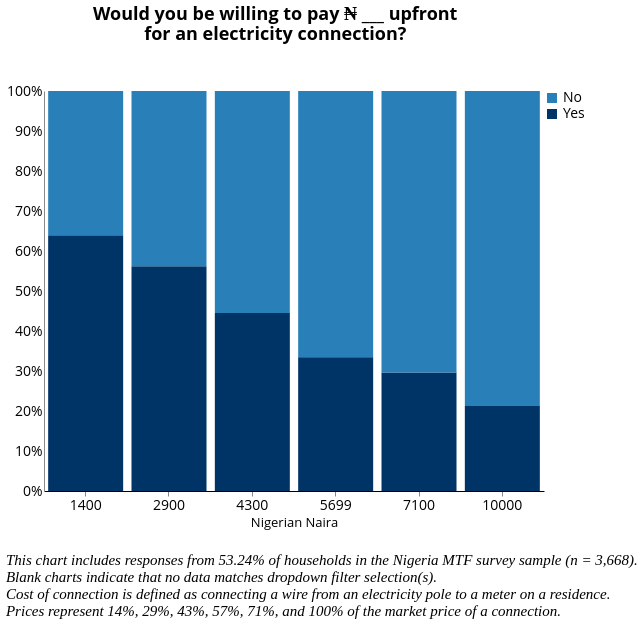

The Vega-Lite source for this figure:
### Vega-Lite specification from a JSON file in a GitHub repository (floating-point values rounded to 4 significant figures; data arrays with more than 128 entries replaced by an {"elided": "..."} marker saying what was removed)
{"width": 800, "height": 400, "config": {"title": {"fontSize": 18, "font": "Open Sans", "anchor": "center", "fontColor": "#000000"}, "axisX": {"domain": true, "domainColor": "#000000", "grid": false, "labelFont": "Open Sans", "labelFontSize": 14, "titleFont": "Open Sans", "titleFontSize": 13, "titleFontWeight": "normal", "title": "X Axis Title (units)", "labelAngle": 0}, "axisY": {"domain": true, "grid": false, "gridColor": "#DEDDDD", "gridWidth": 1, "labelFont": "Open Sans", "labelFontSize": 14, "labelAngle": 0, "ticks": false, "titleFont": "Open Sans", "titleFontSize": 14, "titleFontWeight": "normal", "titlePadding": 10, "title": "Y Axis Title (units)"}, "range": {"category": ["#2980B9", "#003366", "#FFAE19", "#FF4500", "#438B28", "#45B39D", "#99ADC1", "#212F3C"]}, "legend": {"labelFont": "Open Sans", "labelFontSize": 14, "symbolType": "square", "symbolSize": 100, "titleFont": "Open Sans", "titleFontSize": 14, "titleFontWeight": "normal", "title": "Legend", "orient": "right", "offset": 0}, "tooltip": {"font": "Open Sans"}, "font": {"font": "Open Sans"}, "view": {"stroke": "transparent", "text": {"font": "Open Sans", "color": ["#2980B9", "#003366", "#FFAE19", "#FF4500", "#438B28", "#45B39D", "#99ADC1", "#212F3C"], "fontSize": 14, "align": "right", "fontWeight": 400, "size": 14}, "bar": {"size": 40, "binSpacing": 1, "continuousBandSize": 30, "discreteBandSize": 30, "fill": ["#2980B9", "#003366", "#FFAE19", "#FF4500", "#438B28", "#45B39D", "#99ADC1", "#212F3C"], "stroke": false}}}, "concat": [{"mark": "bar", "encoding": {"color": {"field": "d_3", "type": "nominal"}, "x": {"axis": {"title": "Nigerian Naira"}, "field": "d_amount", "type": "nominal"}, "y": {"aggregate": "sum", "axis": {"format": ".0%", "title": ""}, "field": "pct", "stack": "normalize", "type": "quantitative"}}, "height": 400, "selection": {"selector030": {"type": "single", "fields": ["i19a"], "bind": {"input": "select", "options": [null, "Wood purchased", "Wood collected", "Crop Residue/Plant Biomass", "Kerosene", "Charcoal", "LPG/cooking gas", "Electric", "Charcoal Briquettes", "Garbage", "Piped Natural Gas", "Coal Briquette", "Biomass Briquette", "Other, specify", "Coal/lignite"], "labels": ["All Responses", "Wood purchased", "Wood collected", "Crop Residue/Plant Biomass", "Kerosene", "Charcoal", "LPG/cooking gas", "Electric", "Charcoal Briquettes", "Garbage", "Piped Natural Gas", "Coal Briquette", "Biomass Briquette", "Other", "Coal/lignite"], "name": "Primary Source of Cooking Fuel  "}}, "selector029": {"type": "single", "fields": ["primary_stove"], "bind": {"input": "select", "options": [null, "3-Stone/Open Fire Stove", "Koresone Stove", "Missing Data", "Manufactured Stove Traditional", "LPG/Natural Gas Stove", "Electric Stove"], "labels": ["All Responses", "3-Stone/Open Fire Stove", "Kerosene Stove", "Primary Stove Not Listed", "Manufactured Stove Traditional", "LPG/Natural Gas Stove", "Electric Stove"], "name": "Primary Stove  "}}, "selector028": {"type": "single", "fields": ["locality"], "bind": {"input": "select", "options": [null, 0, 1], "labels": ["National", "Urban", "Rural"], "name": "Locality Breakdown  "}}}, "title": {"text": ["Would you be willing to pay ₦ ___ upfront", "for an electricity connection?"], "color": "black", "subtitleColor": "black", "offset": 40}, "transform": [{"joinaggregate": [{"op": "count", "as": "total"}]}, {"calculate": "1 / datum.total", "as": "pct"}, {"filter": {"selection": "selector030"}}, {"filter": {"selection": "selector029"}}, {"filter": {"selection": "selector028"}}], "width": 500}], "data": {"name": "data-df919164bf1c8839dc6b7a5fb2741534"}, "title": {"text": ["", "", "This chart includes responses from 53.24% of households in the Nigeria MTF survey sample (n = 3,668).", "Blank charts indicate that no data matches dropdown filter selection(s).", "Cost of connection is defined as connecting a wire from an electricity pole to a meter on a residence.", "Prices represent 14%, 29%, 43%, 57%, 71%, and 100% of the market price of a connection."], "anchor": "start", "baseline": "bottom", "font": "Times New Roman", "fontSize": 15, "fontStyle": "italic", "fontWeight": "normal", "orient": "bottom"}, "$schema": "https://vega.github.io/schema/vega-lite/v4.17.0.json", "datasets": {"data-df919164bf1c8839dc6b7a5fb2741534": {"elided": "1953 records"}}}
